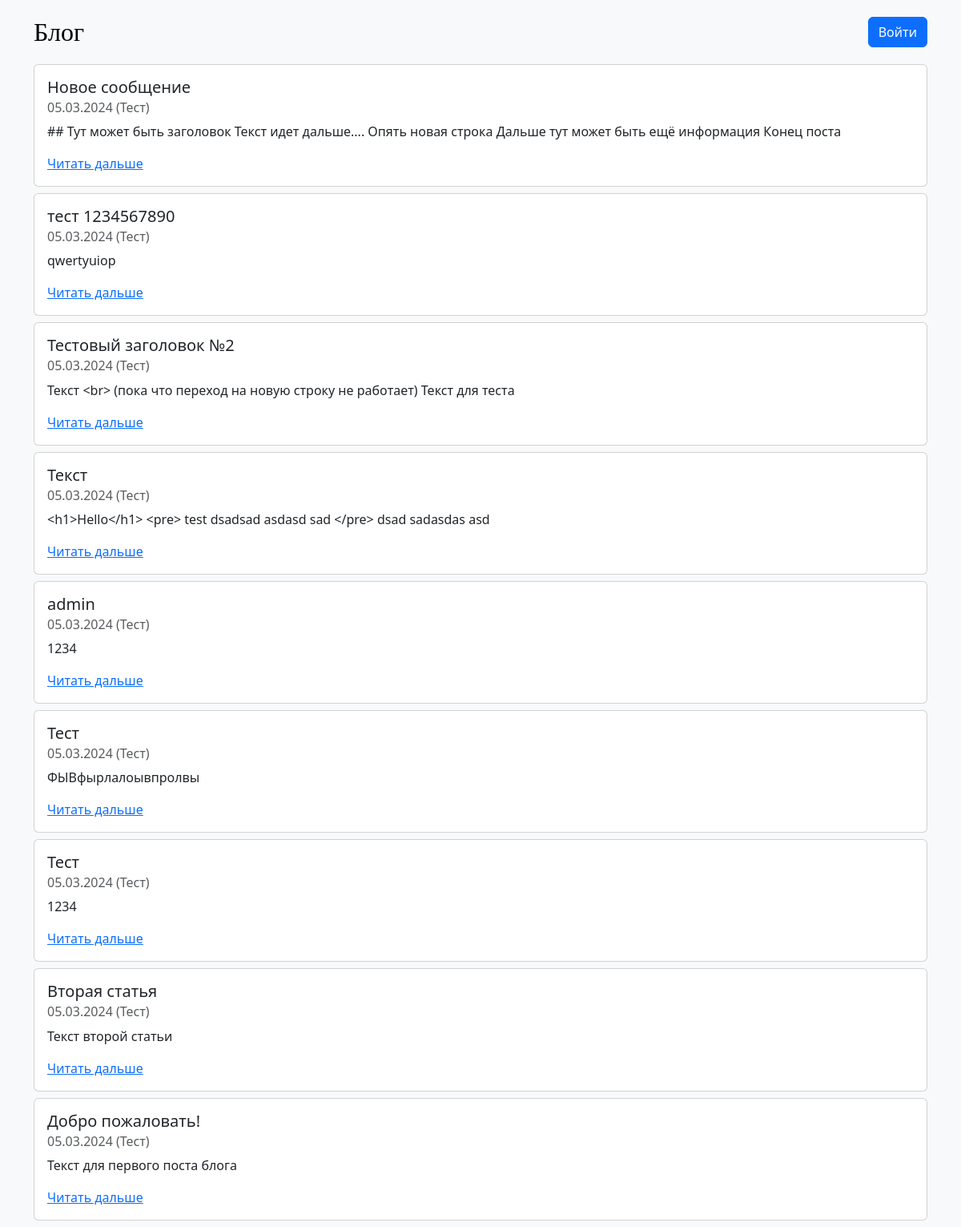
The page / on the database its author committed.
### tables this page shows
CREATE TABLE posts (
				id INTEGER PRIMARY KEY AUTOINCREMENT,
				title TEXT,
				content TEXT
			);

### routes.py (the view)
		@self.app.route('/')
		def index():
			return render_template(
				'index.html',
				posts = self.dbController.getPosts(),
			)

### db/ConnectionHelper.py (called while the page is built)
	def getConnection(self):
		return self.connection

	def close(self):
		self.connection.commit()
		self.connection.close()

	def __del__(self):
		self.close()

### db/DataBaseController.py (called while the page is built)
	def getPosts(self):
		return self.postModel.getPosts()

### db/PostModel.py (called while the page is built)
	def getPosts(self):
		connectionHelper = ConnectionHelper()
		connection = connectionHelper.getConnection()
		cursor = connection.cursor()
		cursor.execute("SELECT * FROM posts ORDER BY id DESC")
		ret = cursor.fetchall()
		return ret

### templates/index.html
{% extends 'layout.html' %}
{% block content %}
	<div class="post-container">
		{% for post in posts %}
			<div class="pb-2">
				<div class="card" style="width: 100%;">
					<div class="card-body">
						<h5 class="card-title">{{ post[1] }}</h5>
						<h6 class="card-subtitle mb-2 text-body-secondary">05.03.2024 (Тест)</h6>
						<p class="card-text">{{ post[2] }}</p>
						<a href="./post/{{ post[0] }}" class="card-link">Читать дальше</a>
					</div>
				</div>
			</div>
		{% endfor %}
	</div>
{% endblock %}

### templates/layout.html (shortened to what this page needs)
<!DOCTYPE html>
<html data-bs-theme="light">
<head>
	<link href="https://cdn.jsdelivr.net/npm/bootstrap@5.3.3/dist/css/bootstrap.min.css" rel="stylesheet">
	<link rel="stylesheet" type="text/css" href="{{ url_for('static', filename='styles/style.css') }}">
</head>
<body class="bg-body-tertiary">
	<div class="container">
		<header class="header py-3">
			<div class="row flex-wrap justify-content-between align-items-center">
				<div class="col-auto">
					<a href="{{ url_for('index') }}" class="blog-header-logo text-body-emphasis text-decoration-none">Блог</a>
				</div>
				<div class="col-auto d-flex justify-content-end align-items-center">
					{% if session["username"]: %}
					<div>
						<a class="btn btn-primary" href="{{ url_for('newPost') }}">Написать</a>
						<a class="btn btn-primary" href="{{ url_for('profile') }}">Профиль</a>
					</div>
					{% else %}
					<a class="btn btn-primary" href="{{ url_for('auth') }}">Войти</a>
					{% endif %}
				</div>
			</div>
		</header>
		{% block content %}
		{% endblock %}
	</div>
</body>
</html>

### static/styles/style.css (style rules this page uses)
.blog-header-logo { font-family: "Times New Roman", serif; font-size: 2.0rem; }

### rows shown on the page
posts: title "Новое сообщение", content "## Тут может быть заголовок Текст идет дальше.... Опять новая строка Дальше тут может быть ещё информация Конец поста"
posts: title "тест 1234567890", content "qwertyuiop"
posts: title "Тестовый заголовок №2", content "Текст <br> (пока что переход на новую строку не работает) Текст для теста"
posts: title "Текст", content "<h1>Hello</h1> <pre> test dsadsad asdasd sad </pre> dsad sadasdas asd"
posts: title "admin", content "1234"
posts: title "Тест", content "ФЫВфырлалоывпролвы"
posts: title "Тест", content "1234"
posts: title "Вторая статья", content "Текст второй статьи"
posts: title "Добро пожаловать!", content "Текст для первого поста блога"
